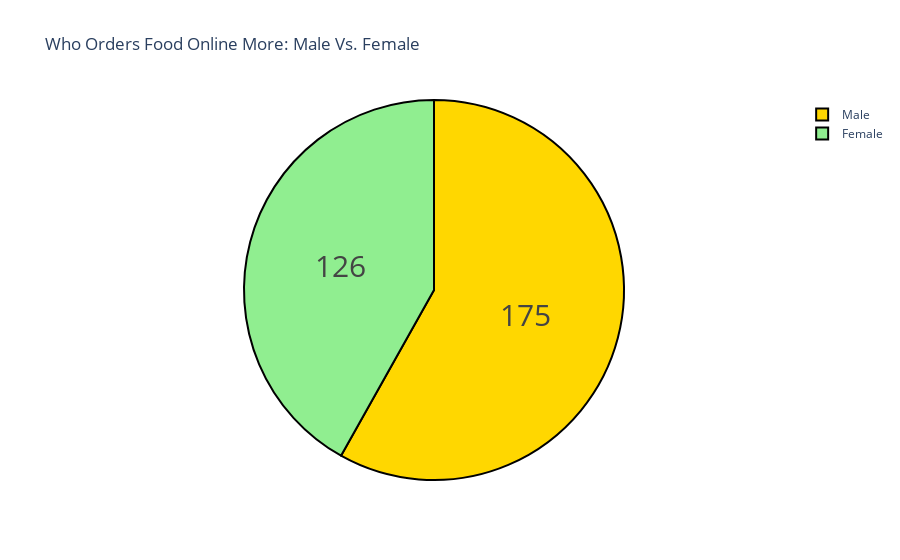

The code cell stored with this chart in its notebook:
### Code cell
gender = buying_again_data["Gender"].value_counts()
label = gender.index
counts = gender.values
colors = ['gold','lightgreen']

fig = go.Figure(data=[go.Pie(labels=label, values=counts)])
fig.update_layout(title_text='Who Orders Food Online More: Male Vs. Female')
fig.update_traces(hoverinfo='label+percent', textinfo='value', textfont_size=30,
                  marker=dict(colors=colors, line=dict(color='black', width=2)))
fig.show()

### Figure 1 — Plotly figure (JSON) as saved in the notebook; plotly's stock layout.template omitted (floating-point values rounded to 4 significant figures)
{"data": [{"hoverinfo": "label+percent", "labels": ["Male", "Female"], "marker": {"colors": ["gold", "lightgreen"], "line": {"color": "black", "width": 2}}, "textfont": {"size": 30}, "textinfo": "value", "type": "pie", "values": [175, 126]}], "layout": {"title": {"text": "Who Orders Food Online More: Male Vs. Female"}}}
